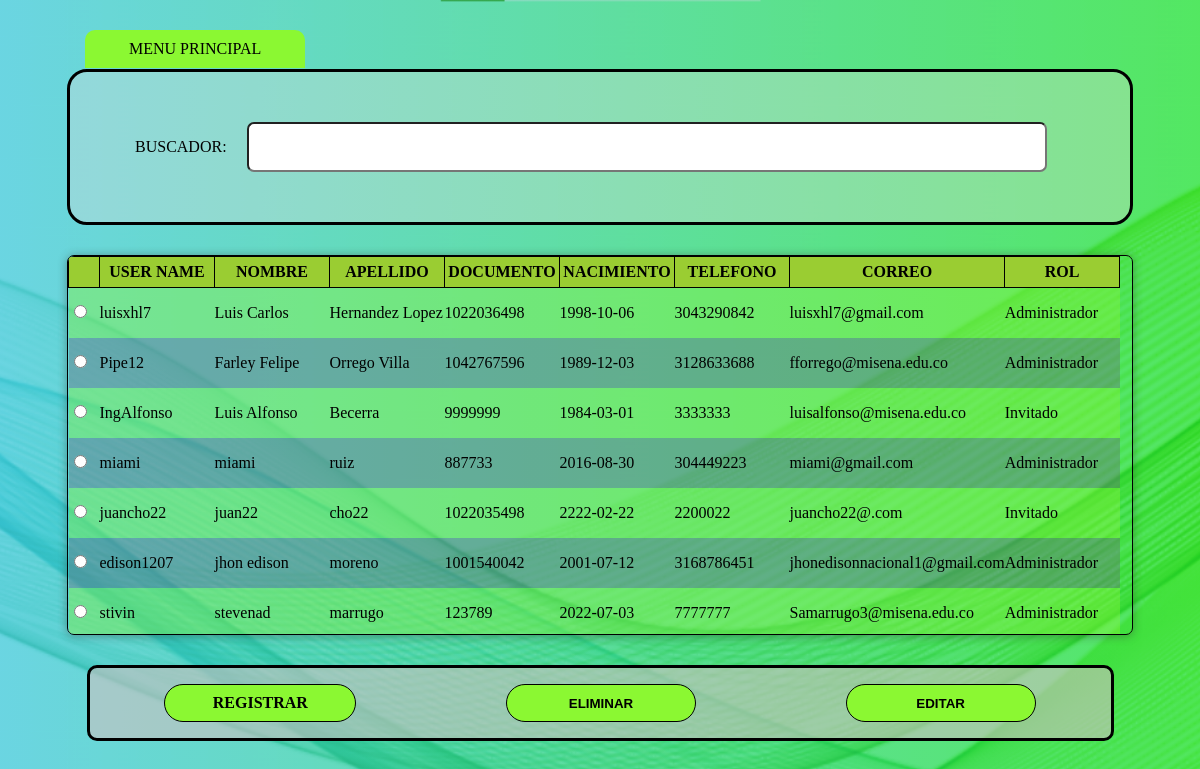
Page /admUsuario (signed in) on the committed database.
### tables this page shows
CREATE TABLE IF NOT EXISTS `usuario` (
  `Id_Usuario` int(10) NOT NULL AUTO_INCREMENT,
  `username` varchar(20) NOT NULL,
  `Contrasena` varchar(20) NOT NULL,
  `Fk_Documento` int(11) NOT NULL,
  `Fk_Cod_Rol` int(10) NOT NULL,
  PRIMARY KEY (`Id_Usuario`),
  KEY `Documento` (`Fk_Documento`),
  KEY `Cod_Rol` (`Fk_Cod_Rol`)
);

CREATE TABLE IF NOT EXISTS `datos_p` (
  `Documento` int(11) NOT NULL,
  `Nombre` varchar(50) NOT NULL,
  `Apellido` varchar(50) NOT NULL,
  `Fecha_N` date NOT NULL,
  `Telefono` varchar(20) NOT NULL,
  `Correo` varchar(80) NOT NULL,
  PRIMARY KEY (`Documento`) USING BTREE
);

CREATE TABLE IF NOT EXISTS `rol` (
  `Cod_Rol` int(10) NOT NULL AUTO_INCREMENT,
  `Descripcion` varchar(20) NOT NULL,
  PRIMARY KEY (`Cod_Rol`)
);

### index.php (called while the page is built, shortened)
<?php
    require_once "controller/usuario.controller.php";
    require_once "model/conexion.php";
    require_once "model/dto/usuario.dto.php";
    require_once "model/dao/usuario.dao.php";
    $objPlantilla = new PlantillaController();
    $objPlantilla -> ctrPlantilla();
?>

### controller/usuario.controller.php (called while the page is built, shortened)
<?php
    class UsuarioController{
        public function ctrConsultarUsuario(){
            $lista = false;
            try {
                $objDtoUsuario = new Usuario();
                $objDaoUsuario = new ModeloUsuario( $objDtoUsuario );
                $lista = $objDaoUsuario -> mdlConsultarUsuario() -> fetchAll();
            } catch (PDOException $e) {
                echo "error en consultar usuario" . $e -> getMessage();
            }
            return $lista;
        }
    }
?>

### model/dto/usuario.dto.php (called while the page is built, shortened)
<?php
    class Usuario{
        private $userName;
        private $rol;
        private $nombre;
        private $apellido;
        private $documento;
        private $nacimiento;
        private $telefono;
        private $correo;
        private $pass;
        public function getUserName(){
            return $this -> userName;
        }
        public function getRol(){
            return $this -> rol;
        }
        public function getNombre(){
            return $this -> nombre;
        }
        public function getApellido(){
            return $this -> apellido;
        }
        public function getDocumento(){
            return $this -> documento;
        }
        public function getNacimiento(){
            return $this -> nacimiento;
        }
        public function getTelefono(){
            return $this -> telefono;
        }
        public function getCorreo(){
            return $this -> correo;
        }
        public function getPass(){
            return $this -> pass;
        }
    }
?>

### model/conexion.php (called while the page is built, shortened)
<?php
    class Conexion{
        private $usuario;
        private $clave;
        private $url;
        private $charSet;
        private $con;
        public function __construct(){
            $this -> host = "localhost";
            $this -> driver = "mysql";
            $this -> usuario = "root";
            $this -> clave = "";
            $this -> base = "invpriv";
            $this -> url = $this -> driver.":host=".
            $this -> host.";dbname=". $this -> base;
            $this -> charSet = "UTF8";
            $this -> con=NULL;
        }
        public function conexion(){
            try{
                $this -> con = new PDO($this->url, $this->usuario, $this->clave);
                $this -> con -> setAttribute(PDO::ATTR_DEFAULT_FETCH_MODE, PDO::FETCH_ASSOC);
                $this -> con -> exec('SET CHARACTER SET '.$this->charSet);
            }catch(PDOException $e){
                echo "Error al conectar".$e->getMessage();
            }
            return $this -> con;
        }
    }
?>

### model/dao/usuario.dao.php (called while the page is built, shortened)
<?php
    class ModeloUsuario{
        public function mdlConsultarUsuario(){
            $sql = "CALL SpMostrarUsuario()";
            try {
                $con = new Conexion();
                $stmt = $con -> conexion() -> prepare($sql);
                $stmt -> execute();
                $resultSet = $stmt;
            } catch (PDOException $e) {
                echo "Error en el modelo mdlConsultarUsuario " . $e -> getMessage();
            }
            return $resultSet;
        }
    }
?>

### view/module/MenuUsuario.php (the view, shortened to what this page needs)
<!DOCTYPE html>
    <html lang="es">
    <head>
        <link rel="stylesheet" href="view/css/sweetalert2.min.css">
        <link rel="stylesheet" href="view/css/FondoInterfazes.css">
        <link rel="stylesheet" href="view/css/EstiloUsuario.css">
    </head>
    <body class="interfazGeneral">
        <form method="post" action="editarUsuario" id="form" name="form">
            <div>
                <div>
                    <div class= "menu-usuario">
                        <a href="menuPrincipal" class ="boton-menu-usuario" title="Menu de productos">MENU PRINCIPAL</a>
                    </div>
                </div>
                <table id="tabla" class="table table-striped table-bordered" style="width:100%">
                    <thead>
                        <tr>
                            <th class="selector"></th>
                            <th>USER NAME</th>
                            <th>NOMBRE</th>
                            <th>APELLIDO</th>
                            <th>DOCUMENTO</th>
                            <th>NACIMIENTO</th>
                            <th>TELEFONO</th>
                            <th>CORREO</th>
                            <th>ROL</th>
                        </tr>
                    </thead>
                    <tbody>
                        <?php
                            $objCtrUsuario = new UsuarioController();
                            $listaUsuario = $objCtrUsuario->ctrConsultarUsuario();
                            foreach ($listaUsuario as $dato) {
                                echo '
                                    <tr">
                                        <td class="selector"><input type="radio" name="selectUser" id="selectDocument" class="filtro1" value="' . $dato['Documento'] . '"></td>
                                        <td>' . $dato['username'] . '</td>
                                        <td>' . $dato['Nombre'] . '</td>
                                        <td>' . $dato['Apellido'] . '</td>
                                        <td>' . $dato['Documento'] . '</td>
                                        <td>' . $dato['Fecha_N'] . '</td>
                                        <td>' . $dato['Telefono'] . '</td>
                                        <td>' . $dato['Correo'] . '</td>
                                        <td>' . $dato['Descripcion'] . '</td>
                                    </tr>
                                ';
                            }
                        ?>
                    </tbody>
                </table>
            </div>
            <div class="conBtns">
                <a href="registrarUsuario" class="btnprdt" title="Registrar producto"><b>REGISTRAR</b></a>
                <button type="button" onclick="eliminar(selectDocument)" class="btnprdt2" title="Eliminar producto">ELIMINAR</button>
                <input type="submit" value="EDITAR" class="btnprdt2" title="Editar producto">
            </div>
        </form>
    </body>
</html>

### view/css/FondoInterfazes.css (style rules this page uses)
.interfazGeneral { background-image: url(../IMG/fondo_de_interfacez.png); background-size: cover; background-repeat: no-repeat; background-position: center; background-attachment: fixed; min-height: 100%; display: flex; justify-content: center; align-items: center; }
body::before { content: ""; width: 100%; min-height: 100vh; position: fixed; top: 0px; left: 0px; background-image: linear-gradient(90deg,#31c6e7,#10dd2b); opacity: 0.5; z-index: -1; }

### view/css/EstiloUsuario.css (style rules this page uses)
* { margin: 0px; padding: 0px; }
.menu-usuario { height: 37px; width: 1030px; margin: 30px auto 2px; }
.boton-menu-usuario, .boton-menu-usuario:visited { background-color: rgb(139, 248, 50); color: rgb(0, 0, 0); text-decoration: none; display: block; float: left; text-align: center; margin: 0px 4px 0px 0px; padding: 10px 44px 10px 44px; border-radius: 10px 10px 0px 0px; }
#tabla { display: block; margin: 0px auto 15px auto; width: 1160px; height: 380px; border: 1px solid black; border-collapse: collapse; overflow: auto; border-radius: 7px; box-shadow: 0px 1px 10px 0px rgba(47, 51, 44, 0.432); }
th { background-color: yellowgreen; height: 30px; border: solid 1px; }
td { width: 115px; height: 50px; }
.selector { width: 20px; padding: 0px 5px; }
tr:nth-child(odd) { background-color: rgba(139, 248, 50, 0.4); }
.conBtns { width: 1021px; height: 70px; background-color: rgba(207, 193, 193, 0.589); margin: 30px auto 0px ; border-radius: 10px; border: solid 3px; display: flex; flex-wrap: wrap; align-content: center; justify-content: space-around; }
.btnprdt, .btnprdt:visited { border: solid 1px black; background-color: rgb(139, 248, 50); color: black; width: 190px; height: 27px; padding: 9px 0px 0px 0px; text-align: center; border-radius: 20px; text-decoration: none; float: left; display: block; }
.btnprdt2 { border: solid 1px black; background-color: rgb(139, 248, 50); color: black; width: 190px; height: 38px; text-align: center; border-radius: 20px; text-decoration: none; float: left; display: block; cursor: pointer; font-weight: bold; }
a { text-decoration: none; color: black; }

### rows in the picture
usuario: username "luisxhl7", Fk_Documento.Nombre "Luis Carlos", Fk_Documento.Apellido "Hernandez Lopez", Fk_Documento.Documento "1022036498", Fk_Documento.Fecha_N "1998-10-06", Fk_Documento.Telefono "3043290842", Fk_Documento.Correo "luisxhl7@gmail.com", Fk_Cod_Rol.Descripcion "Administrador"
usuario: username "Pipe12", Fk_Documento.Nombre "Farley Felipe", Fk_Documento.Apellido "Orrego Villa", Fk_Documento.Documento "1042767596", Fk_Documento.Fecha_N "1989-12-03", Fk_Documento.Telefono "3128633688", Fk_Documento.Correo "fforrego@misena.edu.co", Fk_Cod_Rol.Descripcion "Administrador"
usuario: username "IngAlfonso", Fk_Documento.Nombre "Luis Alfonso", Fk_Documento.Apellido "Becerra", Fk_Documento.Documento "9999999", Fk_Documento.Fecha_N "1984-03-01", Fk_Documento.Telefono "3333333", Fk_Documento.Correo "luisalfonso@misena.edu.co", Fk_Cod_Rol.Descripcion "Invitado"
usuario: username "miami", Fk_Documento.Nombre "miami", Fk_Documento.Apellido "ruiz", Fk_Documento.Documento "887733", Fk_Documento.Fecha_N "2016-08-30", Fk_Documento.Telefono "304449223", Fk_Documento.Correo "miami@gmail.com", Fk_Cod_Rol.Descripcion "Administrador"
usuario: username "juancho22", Fk_Documento.Nombre "juan22", Fk_Documento.Apellido "cho22", Fk_Documento.Documento "1022035498", Fk_Documento.Fecha_N "2222-02-22", Fk_Documento.Telefono "2200022", Fk_Documento.Correo "juancho22@.com", Fk_Cod_Rol.Descripcion "Invitado"
usuario: username "edison1207", Fk_Documento.Nombre "jhon edison", Fk_Documento.Apellido "moreno", Fk_Documento.Documento "1001540042", Fk_Documento.Fecha_N "2001-07-12", Fk_Documento.Telefono "3168786451", Fk_Documento.Correo "jhonedisonnacional1@gmail.com", Fk_Cod_Rol.Descripcion "Administrador"
usuario: username "stivin", Fk_Documento.Nombre "stevenad", Fk_Documento.Apellido "marrugo", Fk_Documento.Documento "123789", Fk_Documento.Fecha_N "2022-07-03", Fk_Documento.Telefono "7777777", Fk_Documento.Correo "Samarrugo3@misena.edu.co", Fk_Cod_Rol.Descripcion "Administrador"
